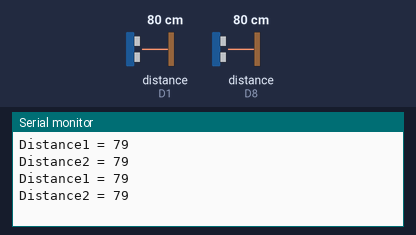
Bench run of a sketch on a simulated ESP8266 (NodeMCU). On the bench: the last lines printed to the serial monitor. Wiring (inferred from the names in the program): 2 × ultrasonic range finder: trigger D2, echo D1 / trigger D7, echo D8. The test bench sets the inputs (shaded band); at power-on: distance to the obstacle (sensors on D1, D8) 80 cm. The echo pulse lasts 58.3 µs per cm; WiFi joins after 1.5 s; servers stay silent unless stated.

Above: at 3.0 s.
3.1 s: distance to the obstacle (sensor on D1) set to 2 cm
At 4.4 s:
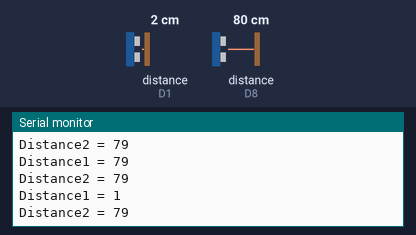
4.6 s: distance to the obstacle (sensor on D8) set to 2 cm
At 5.6 s:
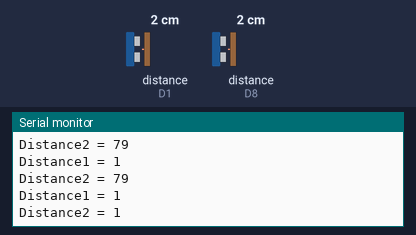
6.1 s: distance to the obstacle (sensor on D1) set to 4 cm
At 7.4 s:
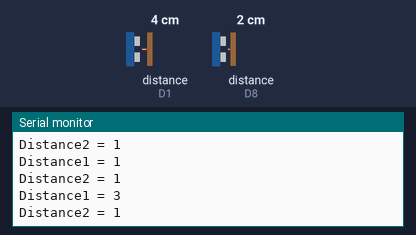
7.6 s: distance to the obstacle (sensor on D8) set to 4 cm
At 8.3 s:
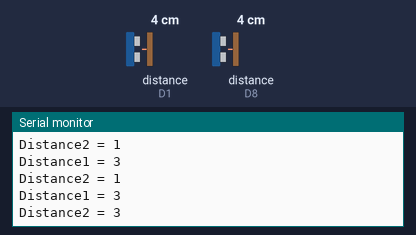
Timing chart, 0 to 10.1 s (numbered marks = the images above; inputs shaded):
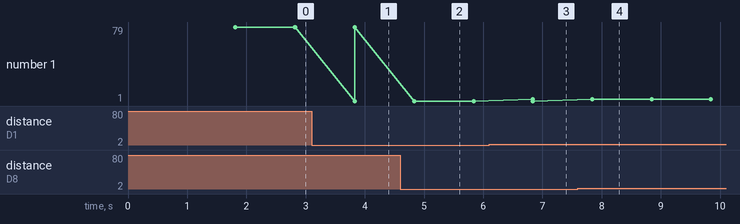

Measured:
- after the input at 3.1 s, the serial monitor: prints a new line after 0.73 s (image 1)
- after the input at 4.6 s, the serial monitor: prints a new line after 0.23 s (image 2)
- after the input at 6.1 s, the serial monitor: prints a new line after 0.74 s (image 3)
- after the input at 7.6 s, the serial monitor: prints a new line after 0.24 s (image 4)

The sketch:

TwoUltra.ino
```cpp
#define BLYNK_TEMPLATE_ID "TMPL6rxDKelDb"
#define BLYNK_TEMPLATE_NAME "UltraProject"

#define BLYNK_PRINT Serial

#include <ESP8266WiFi.h>
#include <BlynkSimpleEsp8266.h>

/*ultrasonic1  conection to pin d2 and pin d1*/
#define trig            D2
#define echo            D1
/*ultrasonic2  conection to pin d2 and pin d1*/
#define trig2           D7
#define echo2           D8

long duration , duration2;
int distance , distance2;


// You should get Auth Token in the Blynk App.

char auth[] = "UpM1rhL9JSENb4qI_izqGkSgt_Enm3KA";

// Your WiFi credentials.
// Set password to "" for open networks.
char ssid[] = "B.";
char pass[] = "11111111";

BlynkTimer timer;
WidgetLCD lcd(V1);


void setup() {
  // Debug console
  pinMode(trig, OUTPUT);  // Sets the trigPin as an Output
  pinMode(echo, INPUT);   // Sets the echoPin as an Inpu
  pinMode(trig2, OUTPUT);  // Sets the trigPin as an Output
  pinMode(echo2, INPUT);   // Sets the echoPin as an Inpu
  Serial.begin(9600);
  Blynk.begin(auth, ssid, pass);

  // Setup a function to be called every second
}

void loop() {
  Blynk.run();
  digitalWrite(trig, LOW);  // Makes trigPin low
  delayMicroseconds(2);     // 2 micro second delay

  digitalWrite(trig, HIGH);  // tigPin high
  delayMicroseconds(10);     // trigPin high for 10 micro seconds
  digitalWrite(trig, LOW);   // trigPin low

  duration = pulseIn(echo, HIGH);   //Read echo pin, time in microseconds
  distance = duration * 0.034 / 2;  //Calculating actual/real distance

  Serial.print("Distance1 = ");  //Output distance on arduino serial monitor
  Serial.println(distance);
  Blynk.virtualWrite(V1, distance);


  digitalWrite(trig2, LOW);  // Makes trigPin low
  delayMicroseconds(2);     // 2 micro second delay

  digitalWrite(trig2, HIGH);  // tigPin high
  delayMicroseconds(10);     // trigPin high for 10 micro seconds
  digitalWrite(trig2, LOW);   // trigPin low

  duration2 = pulseIn(echo2, HIGH);   //Read echo pin, time in microseconds
  distance2 = duration2 * 0.034 / 2;  //Calculating actual/real distance

  Serial.print("Distance2 = ");  //Output distance on arduino serial monitor
  Serial.println(distance2);
  Blynk.virtualWrite(V0, distance2);

  delay(1000);  /*mile second*/
}
```
